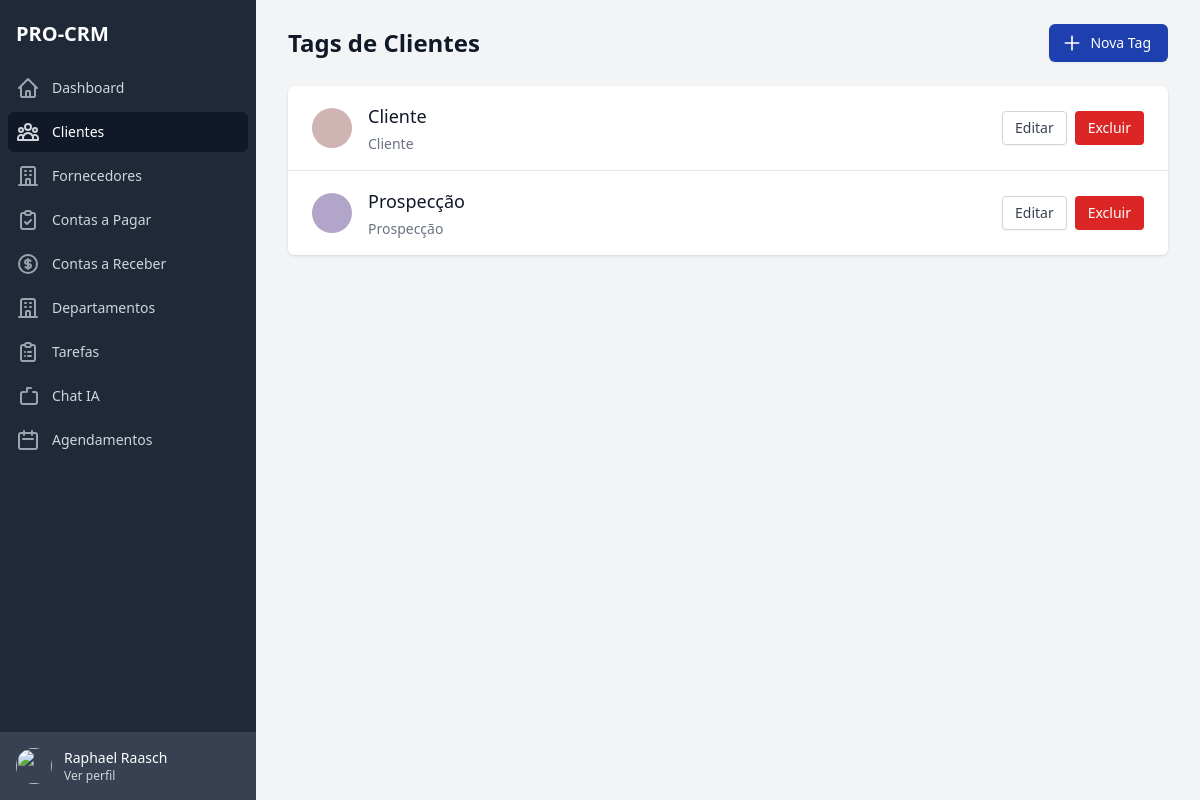
The app's page /clients/tags/ (signed in) with its own data.
### apps/accounts/models.py (models this page shows, shortened)
class CustomUser(AbstractUser):
    id = models.UUIDField(primary_key=True, default=uuid.uuid4, editable=False)
    enterprise = models.ForeignKey(Enterprise, on_delete=models.CASCADE, null=True, blank=True)
    cpf = models.CharField(
        max_length=14,
        blank=True,
        null=True,
        verbose_name='CPF',
        help_text='Digite o CPF no formato XXX.XXX.XXX-XX'
    )
    phone = models.CharField(
        max_length=15,
        blank=True,
        null=True,
        verbose_name='Telefone',
        help_text='Digite o telefone no formato (XX) XXXXX-XXXX'
    )
    photo = models.ImageField(upload_to='users/photos/', null=True, blank=True, verbose_name='Foto')
    groups = models.ManyToManyField(
        'auth.Group',
        verbose_name='groups',
        blank=True,
        help_text='The groups this user belongs to. A user will get all permissions granted to each of their groups.',
        related_name='custom_user_set',
        related_query_name='custom_user'
    )
    user_permissions = models.ManyToManyField(
        'auth.Permission',
        verbose_name='user permissions',
        blank=True,
        help_text='Specific permissions for this user.',
        related_name='custom_user_set',
        related_query_name='custom_user'
    )
    is_active = models.BooleanField(default=True)
    is_staff = models.BooleanField(default=False)
    is_superuser = models.BooleanField(default=False)
    created_at = models.DateTimeField(auto_now_add=True)
    updated_at = models.DateTimeField(auto_now=True)
    is_admin = models.BooleanField(default=True)
    class Meta:
        verbose_name = 'Usuário'
        verbose_name_plural = 'Usuários'
        ordering = ['username']

### apps/clients/models.py (models this page shows, shortened)
class ClientTag(BaseModel):
    name = models.CharField(max_length=100, verbose_name='Nome')
    description = models.TextField(blank=True, null=True, verbose_name='Descrição')
    color = models.CharField(max_length=10, verbose_name='Cor')
    is_active = models.BooleanField(default=True, verbose_name='Ativo')
    enterprise = models.ForeignKey(Enterprise, on_delete=models.CASCADE, verbose_name='Empresa')
    class Meta:
        verbose_name = 'Tag de Cliente'
        verbose_name_plural = 'Tags de Clientes'
        ordering = ['name']

### apps/clients/views.py (the view)
# urls.py: path('tags/', views.tag_list, name='tag_list'),
@login_required
def tag_list(request):
    tags = ClientTag.objects.filter(enterprise=request.user.enterprise).order_by('name')
    return render(request, 'pages/tag_list.html', {'tags': tags})

### apps/clients/templates/pages/tag_list.html (shortened to what this page needs)
{% extends 'base.html' %}
{% load static %}
{% block content %}
<div class="flex h-screen bg-gray-100">
    {% include 'includes/sidebar.html' %}
    <div class="flex-1 flex flex-col overflow-hidden">
        <main class="flex-1 relative overflow-y-auto focus:outline-none">
            <div class="py-6">
                <div class="max-w-7xl mx-auto px-4 sm:px-6 md:px-8">
                    <div class="flex justify-between items-center mb-6">
                        <h1 class="text-2xl font-semibold text-gray-900">Tags de Clientes</h1>
                        <a href="{% url 'clients:tag_create' %}" class="inline-flex items-center px-4 py-2 border border-transparent rounded-md shadow-sm text-sm font-medium text-white bg-blue-800 hover:bg-blue-900 focus:outline-none focus:ring-2 focus:ring-offset-2 focus:ring-blue-800">
                            <svg class="-ml-1 mr-2 h-5 w-5" xmlns="http://www.w3.org/2000/svg" fill="none" viewBox="0 0 24 24" stroke="currentColor">
                                <path stroke-linecap="round" stroke-linejoin="round" stroke-width="2" d="M12 4v16m8-8H4" />
                            </svg>
                            Nova Tag
                        </a>
                    </div>
                    <div class="bg-white shadow overflow-hidden sm:rounded-md">
                        <ul class="divide-y divide-gray-200">
                            {% for tag in tags %}
                            <li>
                                <div class="px-4 py-4 sm:px-6">
                                    <div class="flex items-center justify-between">
                                        <div class="flex items-center">
                                            <div class="flex-shrink-0">
                                                <div class="h-10 w-10 rounded-full" style="background-color: {{ tag.color }}"></div>
                                            </div>
                                            <div class="ml-4">
                                                <h2 class="text-lg font-medium text-gray-900">{{ tag.name }}</h2>
                                                {% if tag.description %}
                                                <div class="mt-1 text-sm text-gray-500">
                                                    {{ tag.description }}
                                                </div>
                                                {% endif %}
                                            </div>
                                        </div>
                                        <div class="flex space-x-2">
                                            <a href="{% url 'clients:tag_edit' tag.id %}" class="inline-flex items-center px-3 py-1.5 border border-gray-300 shadow-sm text-sm font-medium rounded text-gray-700 bg-white hover:bg-gray-50 focus:outline-none focus:ring-2 focus:ring-offset-2 focus:ring-blue-800">
                                                Editar
                                            </a>
                                            <button onclick="confirmDelete('{{ tag.id }}')" class="inline-flex items-center px-3 py-1.5 border border-transparent text-sm font-medium rounded text-white bg-red-600 hover:bg-red-700 focus:outline-none focus:ring-2 focus:ring-offset-2 focus:ring-red-500">
                                                Excluir
                                            </button>
                                        </div>
                                    </div>
                                </div>
                            </li>
                            {% empty %}
                            <li class="px-4 py-4 sm:px-6 text-center text-gray-500">
                                Nenhuma tag cadastrada
                            </li>
                            {% endfor %}
                        </ul>
                    </div>
                </div>
            </div>
        </main>
    </div>
</div>
{% endblock %}

### templates/includes/sidebar.html
{% load static %}
<div class="hidden md:flex md:flex-shrink-0">
    <div class="flex flex-col w-64">
        <div class="flex flex-col h-0 flex-1 bg-gray-800">
            <div class="flex-1 flex flex-col pt-5 pb-4 overflow-y-auto">
                <div class="flex items-center flex-shrink-0 px-4">
                    <h1 class="text-xl font-bold text-white">PRO-CRM</h1>
                </div>
                <nav class="mt-5 flex-1 px-2 bg-gray-800 space-y-1">
                    <a href="{% url 'dashboard:home' %}" class="group flex items-center px-2 py-2 text-sm font-medium rounded-md {% if request.resolver_match.url_name == 'home' %}bg-gray-900 text-white{% else %}text-gray-300 hover:bg-gray-700 hover:text-white{% endif %}">
                        <svg class="mr-3 h-6 w-6 {% if request.resolver_match.url_name == 'home' %}text-gray-300{% else %}text-gray-400 group-hover:text-gray-300{% endif %}" xmlns="http://www.w3.org/2000/svg" fill="none" viewBox="0 0 24 24" stroke="currentColor">
                            <path stroke-linecap="round" stroke-linejoin="round" stroke-width="2" d="M3 12l2-2m0 0l7-7 7 7M5 10v10a1 1 0 001 1h3m10-11l2 2m-2-2v10a1 1 0 01-1 1h-3m-6 0a1 1 0 001-1v-4a1 1 0 011-1h2a1 1 0 011 1v4a1 1 0 001 1m-6 0h6" />
                        </svg>
                        Dashboard
                    </a>
                    <a href="{% url 'clients:list' %}" class="group flex items-center px-2 py-2 text-sm font-medium rounded-md {% if request.resolver_match.app_name == 'clients' %}bg-gray-900 text-white{% else %}text-gray-300 hover:bg-gray-700 hover:text-white{% endif %}">
                        <svg class="mr-3 h-6 w-6 {% if request.resolver_match.app_name == 'clients' %}text-gray-300{% else %}text-gray-400 group-hover:text-gray-300{% endif %}" xmlns="http://www.w3.org/2000/svg" fill="none" viewBox="0 0 24 24" stroke="currentColor">
                            <path stroke-linecap="round" stroke-linejoin="round" stroke-width="2" d="M17 20h5v-2a3 3 0 00-5.356-1.857M17 20H7m10 0v-2c0-.656-.126-1.283-.356-1.857M7 20H2v-2a3 3 0 015.356-1.857M7 20v-2c0-.656.126-1.283.356-1.857m0 0a5.002 5.002 0 019.288 0M15 7a3 3 0 11-6 0 3 3 0 016 0zm6 3a2 2 0 11-4 0 2 2 0 014 0zM7 10a2 2 0 11-4 0 2 2 0 014 0z" />
                        </svg>
                        Clientes
                    </a>
                    <a href="{% url 'suppliers:list' %}" class="group flex items-center px-2 py-2 text-sm font-medium rounded-md {% if request.resolver_match.app_name == 'suppliers' %}bg-gray-900 text-white{% else %}text-gray-300 hover:bg-gray-700 hover:text-white{% endif %}">
                        <svg class="mr-3 h-6 w-6 {% if request.resolver_match.app_name == 'suppliers' %}text-gray-300{% else %}text-gray-400 group-hover:text-gray-300{% endif %}" xmlns="http://www.w3.org/2000/svg" fill="none" viewBox="0 0 24 24" stroke="currentColor">
                            <path stroke-linecap="round" stroke-linejoin="round" stroke-width="2" d="M19 21V5a2 2 0 00-2-2H7a2 2 0 00-2 2v16m14 0h2m-2 0h-5m-9 0H3m2 0h5M9 7h1m-1 4h1m4-4h1m-1 4h1m-5 10v-5a1 1 0 011-1h2a1 1 0 011 1v5m-4 0h4" />
                        </svg>
                        Fornecedores
                    </a>
                    <a href="{% url 'billings:payable_list' %}" class="group flex items-center px-2 py-2 text-sm font-medium rounded-md {% if request.resolver_match.app_name == 'billings' and 'payable' in request.path %}bg-gray-900 text-white{% else %}text-gray-300 hover:bg-gray-700 hover:text-white{% endif %}">
                        <svg class="mr-3 h-6 w-6 {% if request.resolver_match.app_name == 'billings' and 'payable' in request.path %}text-gray-300{% else %}text-gray-400 group-hover:text-gray-300{% endif %}" xmlns="http://www.w3.org/2000/svg" fill="none" viewBox="0 0 24 24" stroke="currentColor">
                            <path stroke-linecap="round" stroke-linejoin="round" stroke-width="2" d="M9 5H7a2 2 0 00-2 2v12a2 2 0 002 2h10a2 2 0 002-2V7a2 2 0 00-2-2h-2M9 5a2 2 0 002 2h2a2 2 0 002-2M9 5a2 2 0 012-2h2a2 2 0 012 2m-6 9l2 2 4-4" />
                        </svg>
                        Contas a Pagar
                    </a>
                    <a href="{% url 'billings:receivable_list' %}" class="group flex items-center px-2 py-2 text-sm font-medium rounded-md {% if request.resolver_match.app_name == 'billings' and 'receivable' in request.path %}bg-gray-900 text-white{% else %}text-gray-300 hover:bg-gray-700 hover:text-white{% endif %}">
                        <svg class="mr-3 h-6 w-6 {% if request.resolver_match.app_name == 'billings' and 'receivable' in request.path %}text-gray-300{% else %}text-gray-400 group-hover:text-gray-300{% endif %}" xmlns="http://www.w3.org/2000/svg" fill="none" viewBox="0 0 24 24" stroke="currentColor">
                            <path stroke-linecap="round" stroke-linejoin="round" stroke-width="2" d="M12 8c-1.657 0-3 .895-3 2s1.343 2 3 2 3 .895 3 2-1.343 2-3 2m0-8c1.11 0 2.08.402 2.599 1M12 8V7m0 1v8m0 0v1m0-1c-1.11 0-2.08-.402-2.599-1M21 12a9 9 0 11-18 0 9 9 0 0118 0z" />
                        </svg>
                        Contas a Receber
                    </a>
                    <a href="{% url 'department:list' %}" class="group flex items-center px-2 py-2 text-sm font-medium rounded-md {% if request.resolver_match.app_name == 'department' %}bg-gray-900 text-white{% else %}text-gray-300 hover:bg-gray-700 hover:text-white{% endif %}">
                        <svg class="mr-3 h-6 w-6 {% if request.resolver_match.app_name == 'department' %}text-gray-300{% else %}text-gray-400 group-hover:text-gray-300{% endif %}" xmlns="http://www.w3.org/2000/svg" fill="none" viewBox="0 0 24 24" stroke="currentColor">
                            <path stroke-linecap="round" stroke-linejoin="round" stroke-width="2" d="M19 21V5a2 2 0 00-2-2H7a2 2 0 00-2 2v16m14 0h2m-2 0h-5m-9 0H3m2 0h5M9 7h1m-1 4h1m4-4h1m-1 4h1m-5 10v-5a1 1 0 011-1h2a1 1 0 011 1v5m-4 0h4" />
                        </svg>
                        Departamentos
                    </a>
                    <a href="{% url 'tasks:kanban' %}" class="group flex items-center px-2 py-2 text-sm font-medium rounded-md {% if request.resolver_match.app_name == 'tasks' %}bg-gray-900 text-white{% else %}text-gray-300 hover:bg-gray-700 hover:text-white{% endif %}">
                        <svg class="mr-3 h-6 w-6 {% if request.resolver_match.app_name == 'tasks' %}text-gray-300{% else %}text-gray-400 group-hover:text-gray-300{% endif %}" xmlns="http://www.w3.org/2000/svg" fill="none" viewBox="0 0 24 24" stroke="currentColor">
                            <path stroke-linecap="round" stroke-linejoin="round" stroke-width="2" d="M9 5H7a2 2 0 00-2 2v12a2 2 0 002 2h10a2 2 0 002-2V7a2 2 0 00-2-2h-2M9 5a2 2 0 002 2h2a2 2 0 002-2M9 5a2 2 0 012-2h2a2 2 0 012 2m-3 7h3m-3 4h3m-6-4h.01M9 16h.01" />
                        </svg>
                        Tarefas
                    </a>
                    <a href="{% url 'chat:chat' %}" class="group flex items-center px-2 py-2 text-sm font-medium rounded-md {% if request.resolver_match.app_name == 'chat' %}bg-gray-900 text-white{% else %}text-gray-300 hover:bg-gray-700 hover:text-white{% endif %}">
                        <svg class="mr-3 h-6 w-6 {% if request.resolver_match.app_name == 'chat' %}text-gray-300{% else %}text-gray-400 group-hover:text-gray-300{% endif %}" xmlns="http://www.w3.org/2000/svg" fill="none" viewBox="0 0 24 24" stroke="currentColor">
                            <path stroke-linecap="round" stroke-linejoin="round" stroke-width="2" d="M17 8h2a2 2 0 012 2v8a2 2 0 01-2 2H7a2 2 0 01-2-2V10a2 2 0 012-2h2m6-4h-4m0 0V4m0 0v4" />
                        </svg>
                        Chat IA
                    </a>
                    <a href="{% url 'appointment:fullcalendar' %}" class="group flex items-center px-2 py-2 text-sm font-medium rounded-md {% if request.resolver_match.app_name == 'appointments' %}bg-gray-900 text-white{% else %}text-gray-300 hover:bg-gray-700 hover:text-white{% endif %}">
                        <svg class="mr-3 h-6 w-6 {% if request.resolver_match.app_name == 'appointments' %}text-gray-300{% else %}text-gray-400 group-hover:text-gray-300{% endif %}" xmlns="http://www.w3.org/2000/svg" fill="none" viewBox="0 0 24 24" stroke="currentColor">
                            <path stroke-linecap="round" stroke-linejoin="round" stroke-width="2" d="M8 7V3m8 4V3m-9 8h10M5 21h14a2 2 0 002-2V7a2 2 0 00-2-2H5a2 2 0 00-2 2v12a2 2 0 002 2z" />
                        </svg>
                        Agendamentos
                    </a>
                </nav>
            </div>
            <div class="flex-shrink-0 flex bg-gray-700 p-4">
                <a href="#" class="flex-shrink-0 w-full group block">
                    <div class="flex items-center">
                        <div>
                            <img class="inline-block h-9 w-9 rounded-full" src="https://images.unsplash.com/photo-1472099645785-5658abf4ff4e?ixlib=rb-1.2.1&ixid=eyJhcHBfaWQiOjEyMDd9&auto=format&fit=facearea&facepad=2&w=256&h=256&q=80" alt="">
                        </div>
                        <div class="ml-3">
                            <p class="text-sm font-medium text-white">
                                {{ request.user.get_full_name }}
                            </p>
                            <p class="text-xs font-medium text-gray-300 group-hover:text-gray-200">
                                Ver perfil
                            </p>
                        </div>
                    </div>
                </a>
            </div>
        </div>
    </div>
</div>

### records on screen
CustomUser: user.get_full_name "Raphael Raasch"
ClientTag: name "Cliente", description "Cliente"
ClientTag: name "Prospecção", description "Prospecção"
